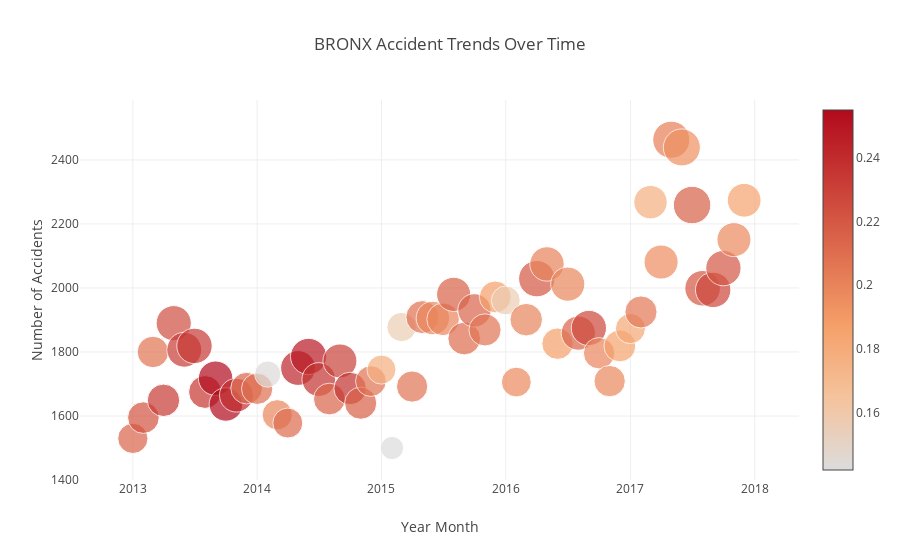

The code cell stored with this chart in its notebook:
### Code cell
bor = 'BRONX'
df = bubble[bubble['borough'] == bor]
df.loc[:, 'text'] = df.apply(lambda x: 'Num Fatalities: {}<br>Perc Fatalities: {}'.format(x.fatal, round(x.perc, 2)), axis = 1)

trace0 = go.Scatter(
    x = df['yearmon'],
    y = df['count'],
    mode = 'markers',
    marker = dict(
        color = df['perc'],
        sizemode = 'area',
        size = df['fatal'],
        showscale = True
    ),
    text = df['text']
)

layout = go.Layout(
    title = '{} Accident Trends Over Time'.format(bor),
    xaxis = dict(title = 'Year Month'),
    yaxis = dict(title = 'Number of Accidents')
)

fig = go.Figure(data = [trace0], layout = layout)
iplot(fig)

### Figure 1 — Plotly figure (JSON) as saved in the notebook; plotly's stock layout.template omitted (floating-point values rounded to 4 significant figures)
{"data": [{"marker": {"color": [0.2144, 0.2219, 0.2072, 0.2335, 0.2243, 0.2324, 0.2342, 0.2352, 0.2549, 0.2549, 0.239, 0.214, 0.2095, 0.1433, 0.1995, 0.211, 0.2434, 0.2486, 0.2363, 0.2142, 0.2302, 0.2372, 0.2159, 0.2077, 0.1771, 0.142, 0.1565, 0.2069, 0.209, 0.1983, 0.1987, 0.2152, 0.2106, 0.2145, 0.2065, 0.1866, 0.1566, 0.1975, 0.1999, 0.2203, 0.2005, 0.1867, 0.1993, 0.2141, 0.2272, 0.1988, 0.1984, 0.1853, 0.1826, 0.2057, 0.1772, 0.1956, 0.2026, 0.1939, 0.216, 0.2206, 0.2277, 0.2202, 0.1976, 0.1851], "showscale": true, "size": [457, 500, 496, 526, 618, 608, 627, 541, 595, 559, 570, 500, 491, 346, 455, 450, 607, 657, 569, 504, 578, 529, 518, 472, 423, 270, 428, 488, 543, 561, 533, 584, 536, 555, 520, 507, 417, 444, 530, 660, 592, 495, 583, 585, 622, 493, 492, 509, 451, 518, 559, 582, 690, 687, 703, 633, 628, 624, 580, 570], "sizemode": "area"}, "mode": "markers", "text": ["Num Fatalities: 457<br>Perc Fatalities: 0.21", "Num Fatalities: 500<br>Perc Fatalities: 0.22", "Num Fatalities: 496<br>Perc Fatalities: 0.21", "Num Fatalities: 526<br>Perc Fatalities: 0.23", "Num Fatalities: 618<br>Perc Fatalities: 0.22", "Num Fatalities: 608<br>Perc Fatalities: 0.23", "Num Fatalities: 627<br>Perc Fatalities: 0.23", "Num Fatalities: 541<br>Perc Fatalities: 0.24", "Num Fatalities: 595<br>Perc Fatalities: 0.25", "Num Fatalities: 559<br>Perc Fatalities: 0.25", "Num Fatalities: 570<br>Perc Fatalities: 0.24", "Num Fatalities: 500<br>Perc Fatalities: 0.21", "Num Fatalities: 491<br>Perc Fatalities: 0.21", "Num Fatalities: 346<br>Perc Fatalities: 0.14", "Num Fatalities: 455<br>Perc Fatalities: 0.2", "Num Fatalities: 450<br>Perc Fatalities: 0.21", "Num Fatalities: 607<br>Perc Fatalities: 0.24", "Num Fatalities: 657<br>Perc Fatalities: 0.25", "Num Fatalities: 569<br>Perc Fatalities: 0.24", "Num Fatalities: 504<br>Perc Fatalities: 0.21", "Num Fatalities: 578<br>Perc Fatalities: 0.23", "Num Fatalities: 529<br>Perc Fatalities: 0.24", "Num Fatalities: 518<br>Perc Fatalities: 0.22", "Num Fatalities: 472<br>Perc Fatalities: 0.21", "Num Fatalities: 423<br>Perc Fatalities: 0.18", "Num Fatalities: 270<br>Perc Fatalities: 0.14", "Num Fatalities: 428<br>Perc Fatalities: 0.16", "Num Fatalities: 488<br>Perc Fatalities: 0.21", "Num Fatalities: 543<br>Perc Fatalities: 0.21", "Num Fatalities: 561<br>Perc Fatalities: 0.2", "Num Fatalities: 533<br>Perc Fatalities: 0.2", "Num Fatalities: 584<br>Perc Fatalities: 0.22", "Num Fatalities: 536<br>Perc Fatalities: 0.21", "Num Fatalities: 555<br>Perc Fatalities: 0.21", "Num Fatalities: 520<br>Perc Fatalities: 0.21", "Num Fatalities: 507<br>Perc Fatalities: 0.19", "Num Fatalities: 417<br>Perc Fatalities: 0.16", "Num Fatalities: 444<br>Perc Fatalities: 0.2", "Num Fatalities: 530<br>Perc Fatalities: 0.2", "Num Fatalities: 660<br>Perc Fatalities: 0.22", "Num Fatalities: 592<br>Perc Fatalities: 0.2", "Num Fatalities: 495<br>Perc Fatalities: 0.19", "Num Fatalities: 583<br>Perc Fatalities: 0.2", "Num Fatalities: 585<br>Perc Fatalities: 0.21", "Num Fatalities: 622<br>Perc Fatalities: 0.23", "Num Fatalities: 493<br>Perc Fatalities: 0.2", "Num Fatalities: 492<br>Perc Fatalities: 0.2", "Num Fatalities: 509<br>Perc Fatalities: 0.19", "Num Fatalities: 451<br>Perc Fatalities: 0.18", "Num Fatalities: 518<br>Perc Fatalities: 0.21", "Num Fatalities: 559<br>Perc Fatalities: 0.18", "Num Fatalities: 582<br>Perc Fatalities: 0.2", "Num Fatalities: 690<br>Perc Fatalities: 0.2", "Num Fatalities: 687<br>Perc Fatalities: 0.19", "Num Fatalities: 703<br>Perc Fatalities: 0.22", "Num Fatalities: 633<br>Perc Fatalities: 0.22", "Num Fatalities: 628<br>Perc Fatalities: 0.23", "Num Fatalities: 624<br>Perc Fatalities: 0.22", "Num Fatalities: 580<br>Perc Fatalities: 0.2", "Num Fatalities: 570<br>Perc Fatalities: 0.19"], "type": "scatter", "x": ["2013-01-01", "2013-02-01", "2013-03-01", "2013-04-01", "2013-05-01", "2013-06-01", "2013-07-01", "2013-08-01", "2013-09-01", "2013-10-01", "2013-11-01", "2013-12-01", "2014-01-01", "2014-02-01", "2014-03-01", "2014-04-01", "2014-05-01", "2014-06-01", "2014-07-01", "2014-08-01", "2014-09-01", "2014-10-01", "2014-11-01", "2014-12-01", "2015-01-01", "2015-02-01", "2015-03-01", "2015-04-01", "2015-05-01", "2015-06-01", "2015-07-01", "2015-08-01", "2015-09-01", "2015-10-01", "2015-11-01", "2015-12-01", "2016-01-01", "2016-02-01", "2016-03-01", "2016-04-01", "2016-05-01", "2016-06-01", "2016-07-01", "2016-08-01", "2016-09-01", "2016-10-01", "2016-11-01", "2016-12-01", "2017-01-01", "2017-02-01", "2017-03-01", "2017-04-01", "2017-05-01", "2017-06-01", "2017-07-01", "2017-08-01", "2017-09-01", "2017-10-01", "2017-11-01", "2017-12-01"], "y": [1530, 1595, 1800, 1649, 1890, 1807, 1819, 1675, 1718, 1636, 1665, 1687, 1685, 1731, 1604, 1578, 1750, 1786, 1714, 1653, 1772, 1686, 1640, 1709, 1745, 1500, 1878, 1692, 1909, 1906, 1902, 1980, 1842, 1930, 1869, 1972, 1961, 1706, 1901, 2029, 2075, 1826, 2012, 1859, 1875, 1796, 1709, 1819, 1873, 1925, 2268, 2081, 2463, 2439, 2259, 1999, 1994, 2062, 2151, 2274]}], "layout": {"title": "BRONX Accident Trends Over Time", "xaxis": {"title": "Year Month"}, "yaxis": {"title": "Number of Accidents"}}}
